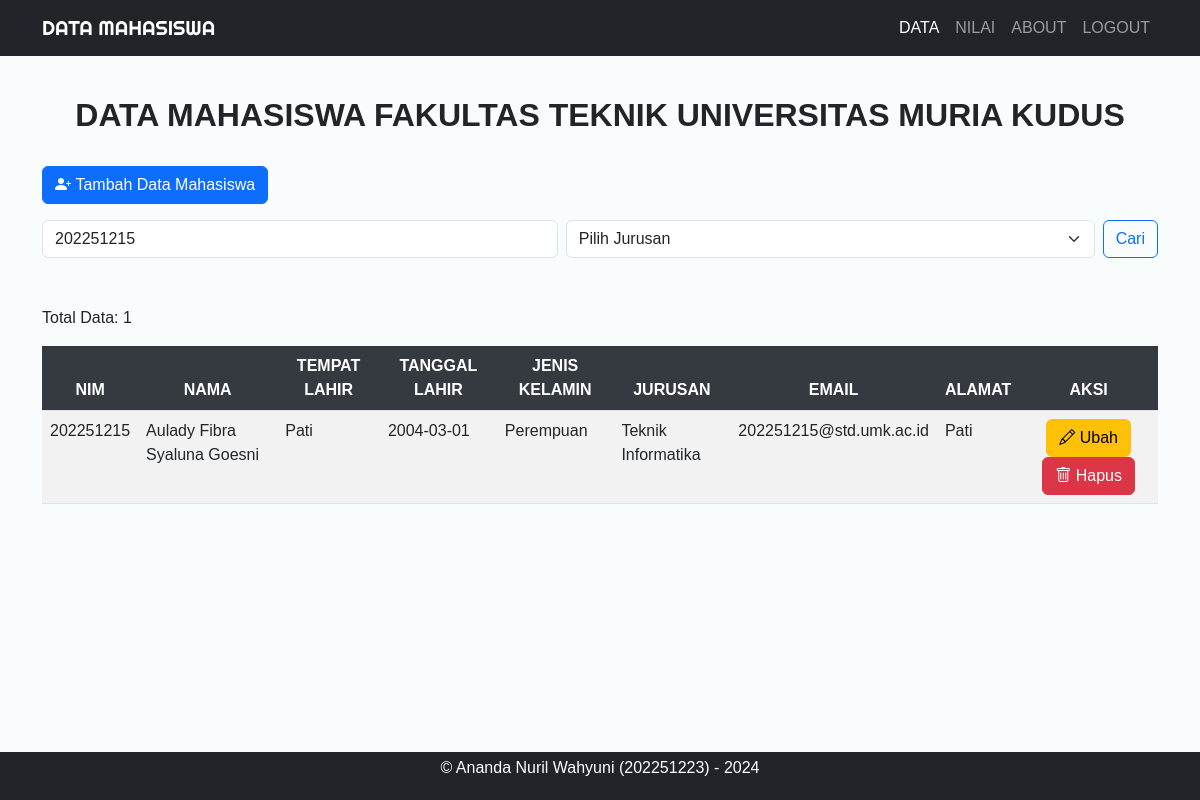
/data_mahasiswa/index.php?keyword=202251215 (signed in), run on the app's committed database.
### tables this page shows
CREATE TABLE `students` (
  `nim` int(9) NOT NULL,
  `nama` varchar(255) NOT NULL,
  `tempat_lahir` varchar(255) NOT NULL,
  `tanggal_lahir` date NOT NULL,
  `jenis_kelamin` enum('Laki-Laki','Perempuan') NOT NULL,
  `jurusan` varchar(255) NOT NULL,
  `email` varchar(255) NOT NULL,
  `alamat` text NOT NULL
);

### data_mahasiswa/index.php (the view, shortened to what this page needs)
<?php
require 'fungsi.php';
$queryCondition = "1=1";
if (isset($_GET['keyword'])) {
    $searchKeyword = $_GET['keyword'];
    $queryCondition .= " AND (nim LIKE '%$searchKeyword%' OR nama LIKE '%$searchKeyword%')";
}
$query = "SELECT * FROM students WHERE $queryCondition";
$result = mysqli_query($koneksi, $query);
$countQuery = "SELECT COUNT(*) as total FROM students WHERE $queryCondition";
$countResult = mysqli_query($koneksi, $countQuery);
$countData = mysqli_fetch_assoc($countResult);
$totalData = $countData['total'];
?>
<!DOCTYPE html>
<html lang="en">
<head>
    <link href="https://cdn.jsdelivr.net/npm/bootstrap@5.3.3/dist/css/bootstrap.min.css" rel="stylesheet"
>
    <link rel="stylesheet" href="https://cdn.jsdelivr.net/npm/bootstrap-icons@1.11.3/font/bootstrap-icons.min.css">
    <link rel="stylesheet" href="https://cdnjs.cloudflare.com/ajax/libs/twitter-bootstrap/5.3.0/css/bootstrap.min.css">
    <link rel="stylesheet" href="https://cdn.datatables.net/2.0.8/css/dataTables.bootstrap5.css">
    <link rel="stylesheet" href="css/style.css">
</head>
<body>
<nav class="navbar navbar-expand-lg navbar-dark bg-dark text-uppercase fixed-top">
    <div class="container">
        <a class="navbar-brand" href="#">DATA MAHASISWA</a>
        <div class="collapse navbar-collapse" id="navbarNav">
            <ul class="navbar-nav ms-auto">
                <li class="nav-item">
                    <a class="nav-link data" href="index.php">Data</a>
                </li>
                <li class="nav-item">
                    <a class="nav-link" href="nilai.php">Nilai</a>
                </li>
                <li class="nav-item">
                    <a class="nav-link" href="about.php">About</a>
                </li>
                <li class="nav-item">
                    <a class="nav-link" href="logout.php">Logout</a>
                </li>
            </ul>
        </div>
    </div>
</nav>
<div class="container mt-5 pt-4">
    <div class="row">
        <div class="col-md">
            <br>
            <h2 class="text-uppercase text-center fw-bold">DATA MAHASISWA FAKULTAS TEKNIK UNIVERSITAS MURIA KUDUS</h2>
        </div>
    </div>
    <div class="row mt-4">
        <div class="col-md">
            <a href="tambah.php" class="btn btn-primary"><i class="bi bi-person-plus-fill"></i>&nbsp;Tambah Data Mahasiswa</a>
        </div>
    </div>
    <div class="row my-3">
        <div class="col-md">
            <form action="index.php" method="get" class="d-flex">
                <input class="form-control me-2" type="search" name="keyword" placeholder="Cari berdasarkan NIM atau Nama" aria-label="Search" value="<?= isset($_GET['keyword']) ? $_GET['keyword'] : '' ?>">
                <select class="form-select me-2" name="jurusan" aria-label="Jurusan">
                    <option value="">Pilih Jurusan</option>
                </select>
                <button class="btn btn-outline-primary" type="submit">Cari</button>
            </form>
        </div>
    </div>
    <div class="row my-5">
        <div class="col-md">
            <p>Total Data: <?= $totalData; ?></p>
            <table id="example" class="table table-striped" style="width:100%">
                <thead>
                <tr>
                    <th>NIM</th>
                    <th>Nama</th>
                    <th>Tempat Lahir</th>
                    <th>Tanggal Lahir</th>
                    <th>Jenis Kelamin</th>
                    <th>Jurusan</th>
                    <th>Email</th>
                    <th>Alamat</th>
                    <th class="table-actions">Aksi</th>
                </tr>
                </thead>
                <tbody>
                <?php while ($row = mysqli_fetch_assoc($result)) : ?>
                    <tr>
                        <td><?= $row['nim']; ?></td>
                        <td><?= $row['nama']; ?></td>
                        <td><?= $row['tempat_lahir']; ?></td>
                        <td><?= $row['tanggal_lahir']; ?></td>
                        <td><?= $row['jenis_kelamin']; ?></td>
                        <td><?= $row['jurusan']; ?></td>
                        <td><?= $row['email']; ?></td>
                        <td><?= $row['alamat']; ?></td>
                        <td class="table-actions">
                            <a href="ubah.php?nim=<?= $row['nim']; ?>" class="btn btn-warning"><i class="bi bi-pencil"></i>&nbsp;Ubah</a>
                            <a href="hapus.php?nim=<?= $row['nim']; ?>" class="btn btn-danger" onclick="return confirm('Apakah Anda yakin ingin menghapus data ini?');"><i class="bi bi-trash"></i>&nbsp;Hapus</a>
                        </td>
                    </tr>
                <?php endwhile; ?>
                </tbody>
            </table>
        </div>
    </div>
</div>
<footer class="container-fluid bg-dark text-white text-center py-1 fixed-bottom">
    <p>&copy; Ananda Nuril Wahyuni (202251223) - 2024</p>
</footer>
</body>
</html>

### data_mahasiswa/css/style.css (style rules this page uses)
.navbar-brand { font-family: 'Righteous', cursive; }
.nav-link.data { color: white !important; }
body { font-family: 'Gill Sans', 'Gill Sans MT', 'Calibri', 'Trebucket MS', sans-serif; background-color: #f8fcfc; }
footer { padding: 8px, 0; }
th { text-align: center; }
.table-actions { text-align: center; }
.table thead th { background-color: #343a40; color: #ffffff; border-color: #dee2e6; text-align: center; text-transform: uppercase; }

### data on the page
students: nim "202251215", nama "Aulady Fibra Syaluna Goesni", tempat_lahir "Pati", tanggal_lahir "2004-03-01", jenis_kelamin "Perempuan", jurusan "Teknik Informatika", email "202251215@std.umk.ac.id", alamat "Pati"

### other printed values
$totalData "1"
